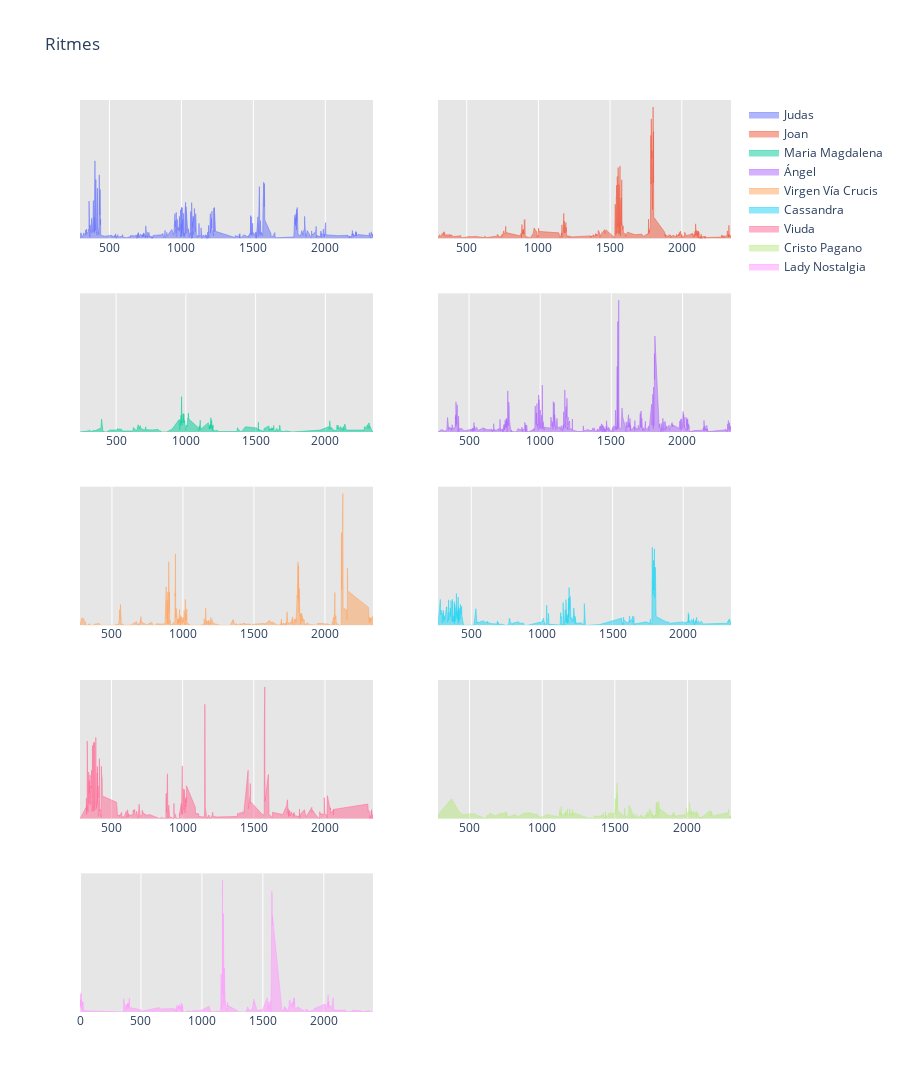

The code cell stored with this chart in its notebook:
### Code cell
fig = make_subplots(
    rows = 5,
    cols = 2,
    shared_yaxes = True
)

for n, player in enumerate(pd.unique(df["player"])):
    ryt = df[df["player"] == player][["time", "distance"]]
    ryt["time"] = (ryt["time"] - min(df["time"])).astype(int)
    ryt = ryt.sort_values(by = "time").reset_index()
    ryt = ryt.groupby("time").sum().reset_index()[["time", "distance"]]

    fig.add_trace(go.Scatter(
            name = player,
            mode = "lines",
            x = ryt["time"],
            y = ryt["distance"],
            fill = "tozeroy",
            line = dict(
                width = .5
            )
        ),
        row = n // 2 + 1,
        col = n % 2 + 1
    )
    
fig.update_yaxes(
    visible = False
)

fig.update_xaxes(
    visible = True
)

fig.update_layout(
    height = 1500,
    title_text = "Ritmes",
    paper_bgcolor = "rgba(256, 256, 256, 256)",
    plot_bgcolor = "rgba(230, 230, 230, 256)"
)
    
fig.show()

### Figure 1 — Plotly figure (JSON) as saved in the notebook; plotly's stock layout.template omitted (floating-point values rounded to 4 significant figures; data arrays with more than 128 entries replaced by an {"elided": "..."} marker saying what was removed)
{"data": [{"fill": "tozeroy", "line": {"width": 0.5}, "mode": "lines", "name": "Judas", "type": "scatter", "x": {"elided": "660 int values"}, "xaxis": "x", "y": {"elided": "660 float values"}, "yaxis": "y"}, {"fill": "tozeroy", "line": {"width": 0.5}, "mode": "lines", "name": "Joan", "type": "scatter", "x": {"elided": "515 int values"}, "xaxis": "x2", "y": {"elided": "515 float values"}, "yaxis": "y2"}, {"fill": "tozeroy", "line": {"width": 0.5}, "mode": "lines", "name": "Maria Magdalena", "type": "scatter", "x": {"elided": "296 int values"}, "xaxis": "x3", "y": {"elided": "296 float values"}, "yaxis": "y3"}, {"fill": "tozeroy", "line": {"width": 0.5}, "mode": "lines", "name": "Ángel", "type": "scatter", "x": {"elided": "784 int values"}, "xaxis": "x4", "y": {"elided": "784 float values"}, "yaxis": "y4"}, {"fill": "tozeroy", "line": {"width": 0.5}, "mode": "lines", "name": "Virgen Vía Crucis", "type": "scatter", "x": {"elided": "489 int values"}, "xaxis": "x5", "y": {"elided": "489 float values"}, "yaxis": "y5"}, {"fill": "tozeroy", "line": {"width": 0.5}, "mode": "lines", "name": "Cassandra", "type": "scatter", "x": {"elided": "414 int values"}, "xaxis": "x6", "y": {"elided": "414 float values"}, "yaxis": "y6"}, {"fill": "tozeroy", "line": {"width": 0.5}, "mode": "lines", "name": "Viuda", "type": "scatter", "x": {"elided": "338 int values"}, "xaxis": "x7", "y": {"elided": "338 float values"}, "yaxis": "y7"}, {"fill": "tozeroy", "line": {"width": 0.5}, "mode": "lines", "name": "Cristo Pagano", "type": "scatter", "x": {"elided": "339 int values"}, "xaxis": "x8", "y": {"elided": "339 float values"}, "yaxis": "y8"}, {"fill": "tozeroy", "line": {"width": 0.5}, "mode": "lines", "name": "Lady Nostalgia", "type": "scatter", "x": {"elided": "294 int values"}, "xaxis": "x9", "y": {"elided": "294 float values"}, "yaxis": "y9"}], "layout": {"height": 1500, "paper_bgcolor": "rgba(256, 256, 256, 256)", "plot_bgcolor": "rgba(230, 230, 230, 256)", "title": {"text": "Ritmes"}, "xaxis": {"anchor": "y", "domain": [0, 0.45], "visible": true}, "xaxis10": {"anchor": "y10", "domain": [0.55, 1], "visible": true}, "xaxis2": {"anchor": "y2", "domain": [0.55, 1], "visible": true}, "xaxis3": {"anchor": "y3", "domain": [0, 0.45], "visible": true}, "xaxis4": {"anchor": "y4", "domain": [0.55, 1], "visible": true}, "xaxis5": {"anchor": "y5", "domain": [0, 0.45], "visible": true}, "xaxis6": {"anchor": "y6", "domain": [0.55, 1], "visible": true}, "xaxis7": {"anchor": "y7", "domain": [0, 0.45], "visible": true}, "xaxis8": {"anchor": "y8", "domain": [0.55, 1], "visible": true}, "xaxis9": {"anchor": "y9", "domain": [0, 0.45], "visible": true}, "yaxis": {"anchor": "x", "domain": [0.848, 1], "visible": false}, "yaxis10": {"anchor": "x10", "domain": [0, 0.152], "matches": "y9", "showticklabels": false, "visible": false}, "yaxis2": {"anchor": "x2", "domain": [0.848, 1], "matches": "y", "showticklabels": false, "visible": false}, "yaxis3": {"anchor": "x3", "domain": [0.636, 0.788], "visible": false}, "yaxis4": {"anchor": "x4", "domain": [0.636, 0.788], "matches": "y3", "showticklabels": false, "visible": false}, "yaxis5": {"anchor": "x5", "domain": [0.424, 0.576], "visible": false}, "yaxis6": {"anchor": "x6", "domain": [0.424, 0.576], "matches": "y5", "showticklabels": false, "visible": false}, "yaxis7": {"anchor": "x7", "domain": [0.212, 0.364], "visible": false}, "yaxis8": {"anchor": "x8", "domain": [0.212, 0.364], "matches": "y7", "showticklabels": false, "visible": false}, "yaxis9": {"anchor": "x9", "domain": [0, 0.152], "visible": false}}}
